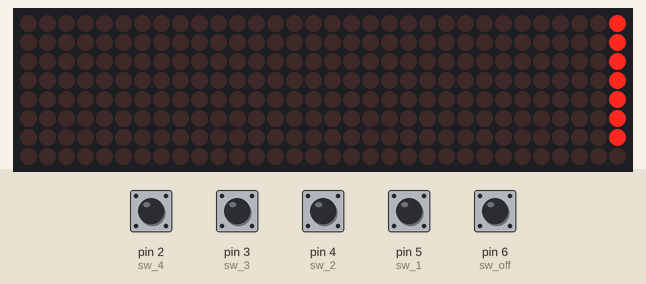
This sketch was run on a simulated Arduino Uno, built with avr-gcc and run on an emulated ATmega328P. Shown: 32×8 LED matrix. The inputs (shaded band) are chosen by the test bench; at power-on: pin 2 (sw_4), pin 3 (sw_3), pin 4 (sw_2), pin 5 (sw_1), pin 6 (sw_off) HIGH.

Above: at 0.06 s.
At 7.31 s:
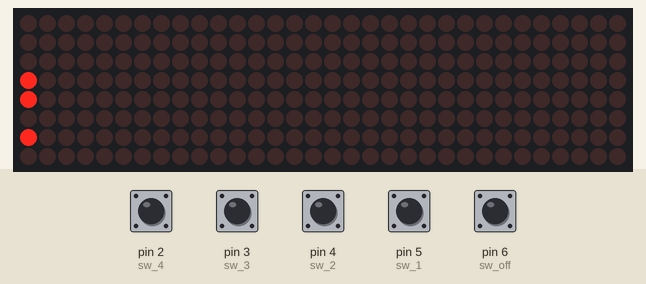
8.2 s: pin 6 (sw_off) pulled LOW for 0.2 s
At 8.26 s:
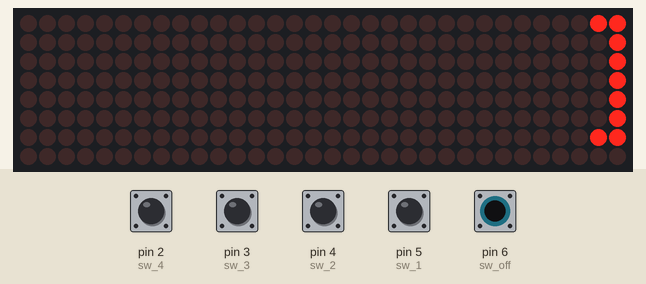

The sketch:

LED_Matrix.ino
```cpp
#include <MD_Parola.h>
#include <MD_MAX72xx.h>
#include <SPI.h>

int sw_1 = 5; //Switch 1
int sw_2 = 4; //Switch 2
int sw_3 = 3; //Switch 3
int sw_4 = 2; //Switch 4
int sw_off = 6; //Switch ON/OFF

// Define the number of devices we have in the chain and the hardware interface
#define HARDWARE_TYPE MD_MAX72XX::FC16_HW
#define MAX_DEVICES 4
#define DATA_PIN  10
#define CS_PIN    11
#define CLK_PIN   12

MD_Parola P = MD_Parola(HARDWARE_TYPE, DATA_PIN, CLK_PIN, CS_PIN, MAX_DEVICES);

int scrollSpeed = 50;    // Used to set text scroll speed
textEffect_t scrollEffect = PA_SCROLL_LEFT; //Sets scrolling direction
textPosition_t scrollAlign = PA_LEFT;  // How to align tezt
int scrollPause = 0; // ms of pause after finished displaying message

#define  BUF_SIZE  75  // Maximum of 75 characters
char curMessage[BUF_SIZE] = { "Happy Valentines Day Babe" };  // Holds current message

void setup() {

  //Initialize pins to input mode
  pinMode(sw_1, INPUT_PULLUP);
  pinMode(sw_2, INPUT_PULLUP);
  pinMode(sw_3, INPUT_PULLUP);
  pinMode(sw_4, INPUT_PULLUP);
  pinMode(sw_off, INPUT_PULLUP);

  // Start Parola
  P.begin();

  // configure Parola
  P.displayText(curMessage, scrollAlign, scrollSpeed, scrollPause, scrollEffect, scrollEffect);
}
void loop() {

  if (P.displayAnimate() && digitalRead(sw_off) == LOW) //Start animation if power switch is on
  {

    if(digitalRead(sw_1) == LOW){
      char newMessage[BUF_SIZE] = { "I'm So Lucky to Have You" };
      strcpy(curMessage, newMessage);
    }
    else if (digitalRead(sw_2) == LOW){
      char newMessage[BUF_SIZE] = { "You're My Everything" };
      strcpy(curMessage, newMessage);
    }
    else if(digitalRead(sw_3) == LOW){
      char newMessage[BUF_SIZE] = { "I'll Be Yours Forever" };
      strcpy(curMessage, newMessage);
    }
    else if (digitalRead(sw_4) == LOW){
      char newMessage[BUF_SIZE] = { "My One and Only Love" };
      strcpy(curMessage, newMessage);
    }
    else
    {
      char newMessage[BUF_SIZE] = { "I Love You to the Moon and Back" };
      strcpy(curMessage, newMessage);
    }
    P.displayReset();  // Reset and display it again
  }
}
```

Measured:
- after the input at 8.2 s, the display: first changes at once (image 2 shows a later state)
